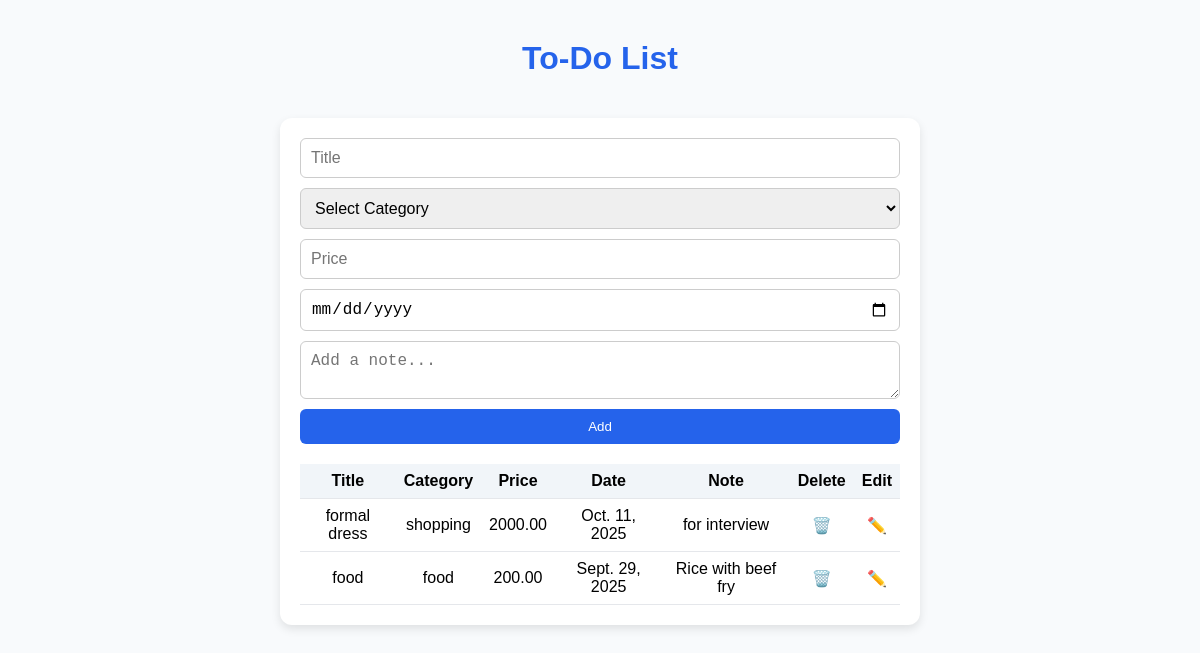
Before: / (signed in) with the older database file.
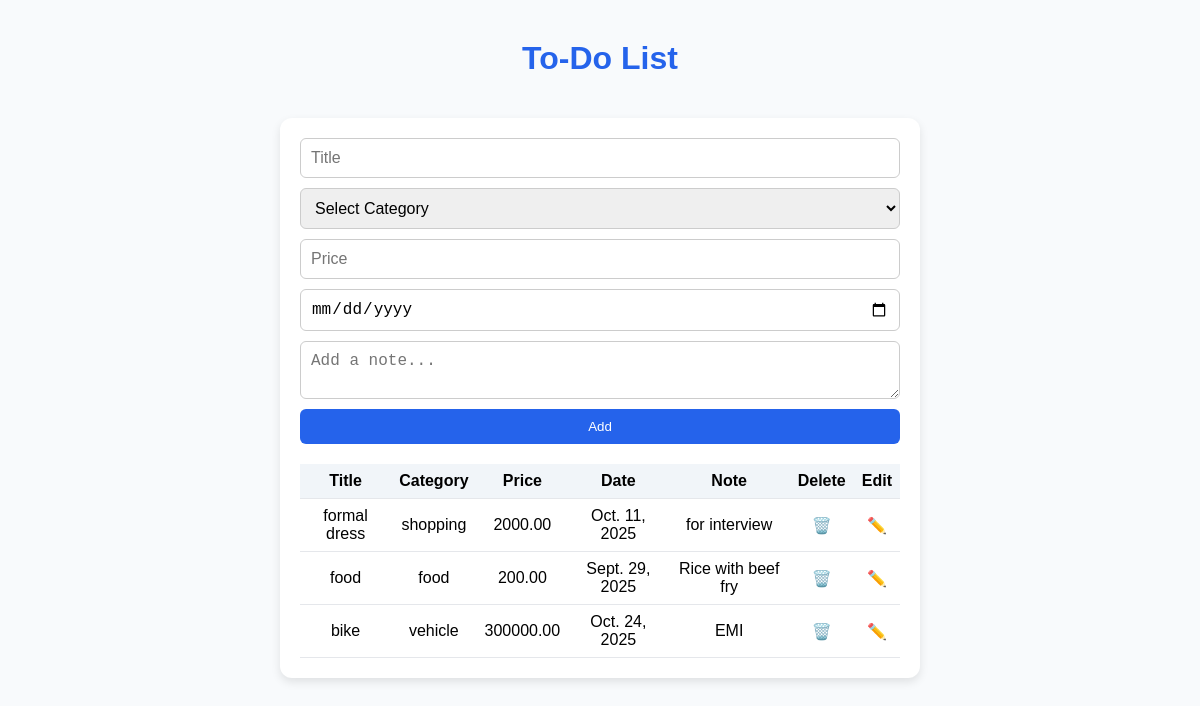
After: the same page with the newer database file.
### todo_tracker/models.py (models this page shows)
class Todo_track(models.Model):
    category_choice = [
        ('food','Food'),
        ('rent','Rent'),
        ('shopping','Shopping'),
        ('vehicle','Vehicle')
    ]
    category = models.CharField(max_length=20, choices=category_choice)
    user = models.ForeignKey(User, on_delete=models.CASCADE)
    title = models.CharField(max_length=20)
    date = models.DateField()
    price = models.DecimalField(max_digits=10, decimal_places=2)
    note = models.CharField(max_length=120)

### user_app/views.py (the view)
# urls.py: path("",BaseView.as_view(),name='home'),
class BaseView(View):
    def get(self,request):
        alllist = Todo_track.objects.filter(user = request.user)
        return render(request,"home.html",{'alllist':alllist})

### user_app/templates/home.html (shortened to what this page needs)
<!DOCTYPE html>
<html lang="en">
<head>
</head>
<body>
    <h1> To-Do List</h1>
    <div class="todo-container">
        <form action="{% url 'add_task' %}" method="POST">
            <input type="text" name="title" placeholder="Title" required>
            <select name="category" required>
                <option value="">Select Category</option>
            </select>
            <input type="number" step="0.01" name="price" placeholder="Price" required>
            <input type="date" name="date" required>
            <textarea name="note" placeholder="Add a note..." rows="2"></textarea>
            <button type="submit">Add</button>
        </form>
        <table>
            <tr>
                <th>Title</th>
                <th>Category</th>
                <th>Price</th>
                <th>Date</th>
                <th>Note</th>
                <th>Delete</th>
                <th>Edit</th>
            </tr>
            {% for ls in alllist %}
            <tr>
                <td>{{ ls.title }}</td>
                <td>{{ ls.category }}</td>
                <td>{{ ls.price }}</td>
                <td>{{ ls.date }}</td>
                <td>{{ ls.note }}</td>
                <td><a href="{% url 'delete' ls.id %}">🗑️</a></td>
                <td><a href="{% url 'update' ls.id %}">✏️</a></td>
            </tr>
            {% empty %}
            <tr>
                <td colspan="6">No entries yet.</td>
            </tr>
            {% endfor %}
        </table>
    </div>
</body>
</html>

### user_app/templates/home.html (style rules this page uses)
body { font-family: "Poppins", sans-serif; background: #f8fafc; margin: 0; padding: 0; display: flex; flex-direction: column; align-items: center; }
h1 { margin-top: 40px; color: #2563eb; }
.todo-container { background: white; width: 90%; max-width: 600px; margin-top: 20px; padding: 20px; border-radius: 12px; box-shadow: 0 4px 10px rgba(0, 0, 0, 0.1); }
form { display: flex; flex-direction: column; gap: 10px; margin-bottom: 20px; }
input, select, textarea { padding: 10px; border: 1px solid #ccc; border-radius: 6px; font-size: 16px; }
button { background: #2563eb; color: white; border: none; padding: 10px; border-radius: 6px; cursor: pointer; transition: background 0.3s; }
table { width: 100%; border-collapse: collapse; }
th, td { border-bottom: 1px solid #e5e7eb; padding: 8px; text-align: center; }
th { background: #f1f5f9; }
a { color: #dc2626; text-decoration: none; }

Changed rows visible on the page:
added Todo_track: title "bike", category "vehicle", price "300000.00", date "Oct. 24, 2025", note "EMI"
